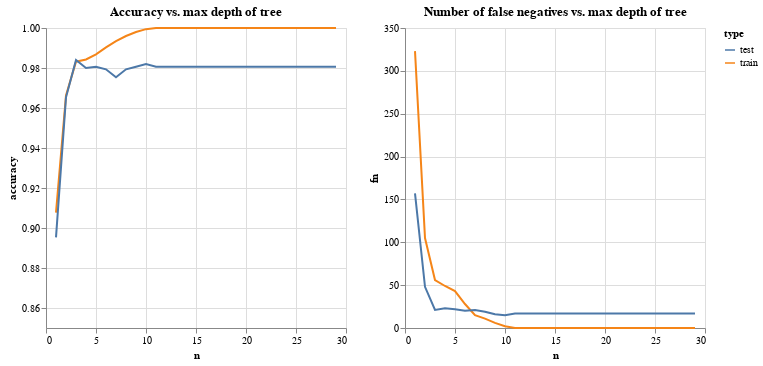

This figure's notebook cell:
### Markdown cell above
# Decision Tree discussion
The decision tree, using all the categorical data, is a clear winner of the three models. We'll do some further testing to see if we can optimize performance further.

### Code cell
results = {'n' : [], 'type' : [], 'accuracy' : [], 'fn' : []}
for n in range(1, 30):
    if n == 0:
        n = None
    # print(n)
    tree = loanTree(df, allCat, max_depth = n)
    tree.print = False
    tree.train()
    tree.test()
    # print()
    trainCon = tree.confusion_matrix('train')
    testCon = tree.confusion_matrix('test')

    # Add to our dictionary -- train
    results['n'].append(n)
    results['type'].append('train')
    results['accuracy'].append(tree.trainAcc)
    results['fn'].append(trainCon[1][0])

    # Add to our dictionary -- train
    results['n'].append(n)
    results['type'].append('test')
    results['accuracy'].append(tree.testAcc)
    results['fn'].append(testCon[1][0])

results = pl.DataFrame(results)

title = "Accuracy vs. max depth of tree"
accuracyChart = alt.Chart(results.to_pandas(), title = title).mark_line().encode(
    x = 'n',
    y = alt.Y('accuracy', scale = alt.Scale(domain = [.85, 1])),
    color = 'type',
    tooltip = ['n', 'accuracy', 'type']
)
title = "Number of false negatives vs. max depth of tree"
falseNegativeChart = alt.Chart(results.to_pandas(), title = title).mark_line().encode(
    x = 'n',
    y = 'fn',
    color = 'type',
    tooltip = ['n', 'fn', 'type']
)
accuracyChart | falseNegativeChart

### Figure 1 — Vega-Lite specification as saved in the notebook (floating-point values rounded to 4 significant figures)
{"config": {"view": {"continuousWidth": 300, "continuousHeight": 300}}, "hconcat": [{"data": {"name": "data-ce146ea43a957eee02c2e8e5bf1003bd"}, "mark": {"type": "line"}, "encoding": {"color": {"field": "type", "type": "nominal"}, "tooltip": [{"field": "n", "type": "quantitative"}, {"field": "accuracy", "type": "quantitative"}, {"field": "type", "type": "nominal"}], "x": {"field": "n", "type": "quantitative"}, "y": {"field": "accuracy", "scale": {"domain": [0.85, 1]}, "type": "quantitative"}}, "title": "Accuracy vs. max depth of tree"}, {"data": {"name": "data-ce146ea43a957eee02c2e8e5bf1003bd"}, "mark": {"type": "line"}, "encoding": {"color": {"field": "type", "type": "nominal"}, "tooltip": [{"field": "n", "type": "quantitative"}, {"field": "fn", "type": "quantitative"}, {"field": "type", "type": "nominal"}], "x": {"field": "n", "type": "quantitative"}, "y": {"field": "fn", "type": "quantitative"}}, "title": "Number of false negatives vs. max depth of tree"}], "$schema": "https://vega.github.io/schema/vega-lite/v5.8.0.json", "datasets": {"data-ce146ea43a957eee02c2e8e5bf1003bd": [{"n": 1, "type": "train", "accuracy": 0.9077, "fn": 323}, {"n": 1, "type": "test", "accuracy": 0.8953, "fn": 157}, {"n": 2, "type": "train", "accuracy": 0.9663, "fn": 105}, {"n": 2, "type": "test", "accuracy": 0.9653, "fn": 48}, {"n": 3, "type": "train", "accuracy": 0.9831, "fn": 56}, {"n": 3, "type": "test", "accuracy": 0.984, "fn": 21}, {"n": 4, "type": "train", "accuracy": 0.9843, "fn": 49}, {"n": 4, "type": "test", "accuracy": 0.98, "fn": 23}, {"n": 5, "type": "train", "accuracy": 0.9869, "fn": 43}, {"n": 5, "type": "test", "accuracy": 0.9807, "fn": 22}, {"n": 6, "type": "train", "accuracy": 0.9903, "fn": 28}, {"n": 6, "type": "test", "accuracy": 0.9793, "fn": 20}, {"n": 7, "type": "train", "accuracy": 0.9934, "fn": 15}, {"n": 7, "type": "test", "accuracy": 0.9753, "fn": 21}, {"n": 8, "type": "train", "accuracy": 0.996, "fn": 11}, {"n": 8, "type": "test", "accuracy": 0.9793, "fn": 19}, {"n": 9, "type": "train", "accuracy": 0.998, "fn": 6}, {"n": 9, "type": "test", "accuracy": 0.9807, "fn": 16}, {"n": 10, "type": "train", "accuracy": 0.9994, "fn": 2}, {"n": 10, "type": "test", "accuracy": 0.982, "fn": 15}, {"n": 11, "type": "train", "accuracy": 1.0, "fn": 0}, {"n": 11, "type": "test", "accuracy": 0.9807, "fn": 17}, {"n": 12, "type": "train", "accuracy": 1.0, "fn": 0}, {"n": 12, "type": "test", "accuracy": 0.9807, "fn": 17}, {"n": 13, "type": "train", "accuracy": 1.0, "fn": 0}, {"n": 13, "type": "test", "accuracy": 0.9807, "fn": 17}, {"n": 14, "type": "train", "accuracy": 1.0, "fn": 0}, {"n": 14, "type": "test", "accuracy": 0.9807, "fn": 17}, {"n": 15, "type": "train", "accuracy": 1.0, "fn": 0}, {"n": 15, "type": "test", "accuracy": 0.9807, "fn": 17}, {"n": 16, "type": "train", "accuracy": 1.0, "fn": 0}, {"n": 16, "type": "test", "accuracy": 0.9807, "fn": 17}, {"n": 17, "type": "train", "accuracy": 1.0, "fn": 0}, {"n": 17, "type": "test", "accuracy": 0.9807, "fn": 17}, {"n": 18, "type": "train", "accuracy": 1.0, "fn": 0}, {"n": 18, "type": "test", "accuracy": 0.9807, "fn": 17}, {"n": 19, "type": "train", "accuracy": 1.0, "fn": 0}, {"n": 19, "type": "test", "accuracy": 0.9807, "fn": 17}, {"n": 20, "type": "train", "accuracy": 1.0, "fn": 0}, {"n": 20, "type": "test", "accuracy": 0.9807, "fn": 17}, {"n": 21, "type": "train", "accuracy": 1.0, "fn": 0}, {"n": 21, "type": "test", "accuracy": 0.9807, "fn": 17}, {"n": 22, "type": "train", "accuracy": 1.0, "fn": 0}, {"n": 22, "type": "test", "accuracy": 0.9807, "fn": 17}, {"n": 23, "type": "train", "accuracy": 1.0, "fn": 0}, {"n": 23, "type": "test", "accuracy": 0.9807, "fn": 17}, {"n": 24, "type": "train", "accuracy": 1.0, "fn": 0}, {"n": 24, "type": "test", "accuracy": 0.9807, "fn": 17}, {"n": 25, "type": "train", "accuracy": 1.0, "fn": 0}, {"n": 25, "type": "test", "accuracy": 0.9807, "fn": 17}, {"n": 26, "type": "train", "accuracy": 1.0, "fn": 0}, {"n": 26, "type": "test", "accuracy": 0.9807, "fn": 17}, {"n": 27, "type": "train", "accuracy": 1.0, "fn": 0}, {"n": 27, "type": "test", "accuracy": 0.9807, "fn": 17}, {"n": 28, "type": "train", "accuracy": 1.0, "fn": 0}, {"n": 28, "type": "test", "accuracy": 0.9807, "fn": 17}, {"n": 29, "type": "train", "accuracy": 1.0, "fn": 0}, {"n": 29, "type": "test", "accuracy": 0.9807, "fn": 17}]}}
